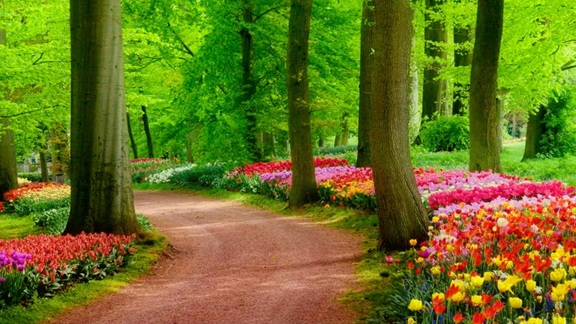
#> input picture img/Nature.jpg, 576 x 324 px, found by its file name
$ python 'find edges_10.py'
#> lines starting #> are read from the running program, lines starting #| are printed output that depends on the picture
from PIL import Image, ImageFilter, ImageEnhance

# Open image
image = Image.open('Nature.jpg').convert('L')  # Convert to grayscale
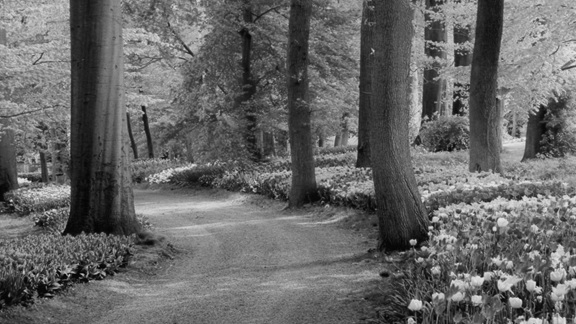
#> image: PIL image 576x324 L; min 2, max 233, mean 102.7

# Apply edge detection filter
edges = image.filter(ImageFilter.FIND_EDGES)
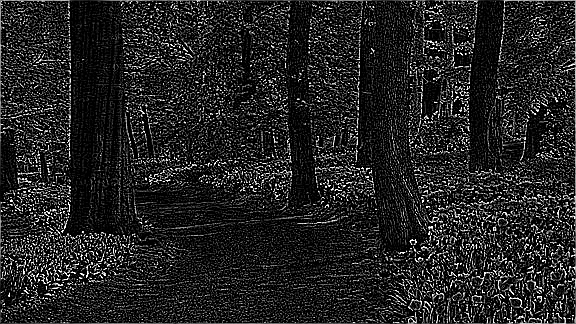
#> edges: PIL image 576x324 L; min 0, max 255, mean 35.5
# Display result
edges.show()

# 1. First, sharpen the image
sharpened = image.filter(ImageFilter.SHARPEN)
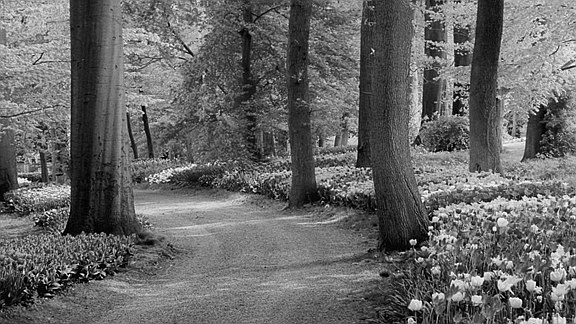
#> sharpened: PIL image 576x324 L; min 0, max 255, mean 102.8

# 2. Then apply edge detection
edges = sharpened.filter(ImageFilter.FIND_EDGES)
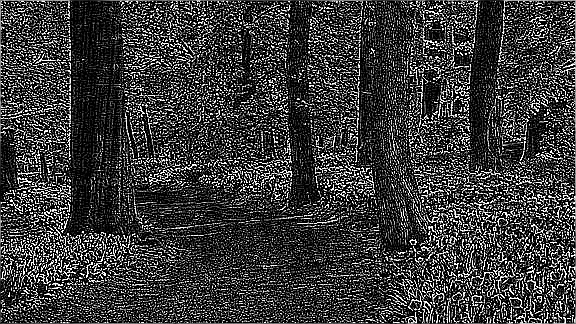
#> edges: PIL image 576x324 L; min 0, max 255, mean 59.5

# 3. Enhance edge contrast
contrast = ImageEnhance.Contrast(edges)
strong_edges = contrast.enhance(2.0)  # 2x contrast
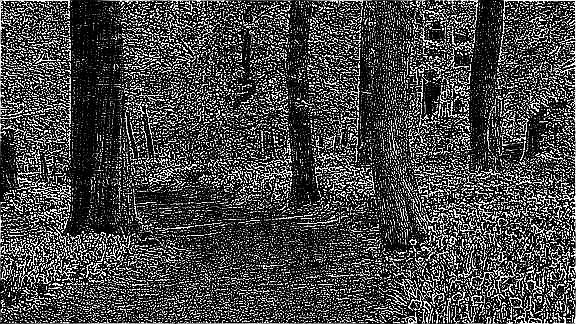
#> strong_edges: PIL image 576x324 L; min 0, max 255, mean 69

strong_edges.show()
